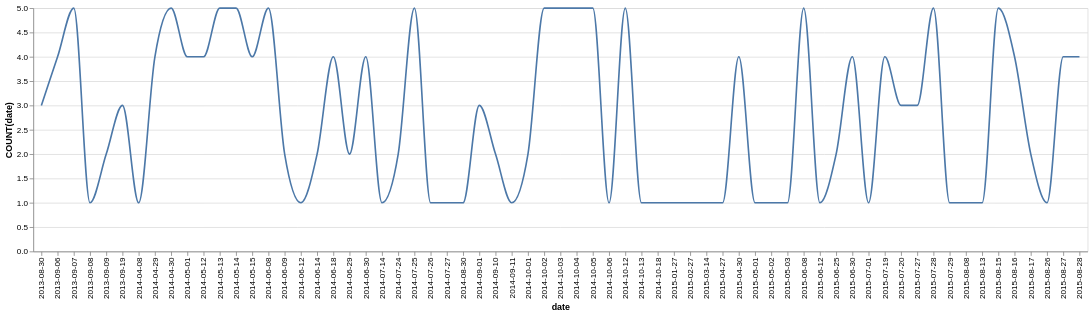

The specification (Vega-Lite) saved for this image:
### Vega-Lite specification from a JSON file in a GitHub repository (floating-point values rounded to 4 significant figures)
{"data": {"values": [{"x_data": "2013-08-30", "y_data": 3}, {"x_data": "2013-09-06", "y_data": 4}, {"x_data": "2013-09-07", "y_data": 5}, {"x_data": "2013-09-08", "y_data": 1}, {"x_data": "2013-09-09", "y_data": 2}, {"x_data": "2013-09-19", "y_data": 3}, {"x_data": "2014-04-08", "y_data": 1}, {"x_data": "2014-04-29", "y_data": 4}, {"x_data": "2014-04-30", "y_data": 5}, {"x_data": "2014-05-01", "y_data": 4}, {"x_data": "2014-05-12", "y_data": 4}, {"x_data": "2014-05-13", "y_data": 5}, {"x_data": "2014-05-14", "y_data": 5}, {"x_data": "2014-05-15", "y_data": 4}, {"x_data": "2014-06-08", "y_data": 5}, {"x_data": "2014-06-09", "y_data": 2}, {"x_data": "2014-06-12", "y_data": 1}, {"x_data": "2014-06-14", "y_data": 2}, {"x_data": "2014-06-18", "y_data": 4}, {"x_data": "2014-06-29", "y_data": 2}, {"x_data": "2014-06-30", "y_data": 4}, {"x_data": "2014-07-14", "y_data": 1}, {"x_data": "2014-07-24", "y_data": 2}, {"x_data": "2014-07-25", "y_data": 5}, {"x_data": "2014-07-26", "y_data": 1}, {"x_data": "2014-07-27", "y_data": 1}, {"x_data": "2014-08-30", "y_data": 1}, {"x_data": "2014-09-01", "y_data": 3}, {"x_data": "2014-09-10", "y_data": 2}, {"x_data": "2014-09-11", "y_data": 1}, {"x_data": "2014-10-01", "y_data": 2}, {"x_data": "2014-10-02", "y_data": 5}, {"x_data": "2014-10-03", "y_data": 5}, {"x_data": "2014-10-04", "y_data": 5}, {"x_data": "2014-10-05", "y_data": 5}, {"x_data": "2014-10-06", "y_data": 1}, {"x_data": "2014-10-12", "y_data": 5}, {"x_data": "2014-10-13", "y_data": 1}, {"x_data": "2014-10-18", "y_data": 1}, {"x_data": "2015-01-27", "y_data": 1}, {"x_data": "2015-02-27", "y_data": 1}, {"x_data": "2015-03-14", "y_data": 1}, {"x_data": "2015-04-27", "y_data": 1}, {"x_data": "2015-04-30", "y_data": 4}, {"x_data": "2015-05-01", "y_data": 1}, {"x_data": "2015-05-02", "y_data": 1}, {"x_data": "2015-05-03", "y_data": 1}, {"x_data": "2015-06-08", "y_data": 5}, {"x_data": "2015-06-12", "y_data": 1}, {"x_data": "2015-06-25", "y_data": 2}, {"x_data": "2015-06-30", "y_data": 4}, {"x_data": "2015-07-01", "y_data": 1}, {"x_data": "2015-07-19", "y_data": 4}, {"x_data": "2015-07-20", "y_data": 3}, {"x_data": "2015-07-27", "y_data": 3}, {"x_data": "2015-07-28", "y_data": 5}, {"x_data": "2015-07-29", "y_data": 1}, {"x_data": "2015-08-08", "y_data": 1}, {"x_data": "2015-08-13", "y_data": 1}, {"x_data": "2015-08-15", "y_data": 5}, {"x_data": "2015-08-16", "y_data": 4}, {"x_data": "2015-08-17", "y_data": 2}, {"x_data": "2015-08-26", "y_data": 1}, {"x_data": "2015-08-27", "y_data": 4}, {"x_data": "2015-08-28", "y_data": 4}]}, "mark": {"type": "line", "interpolate": "monotone"}, "encoding": {"x": {"field": "x_data", "type": "nominal", "title": "date", "sort": "ascending"}, "y": {"field": "y_data", "type": "quantitative", "title": "COUNT(date)"}}}
